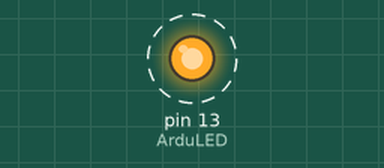
Bench run of a sketch on a simulated Arduino Nano, built with avr-gcc and run on an emulated ATmega328P. Parts: output pins drawn as LEDs (lit = HIGH). Dashed ring = blinking. What the sketch prints to the serial monitor is not drawn.

Above: at 14.2 s.
Timing chart, 0 to 17.0 s (numbered marks = the images above):
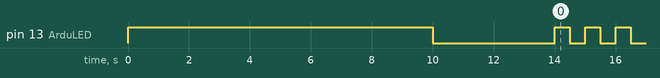

Measured:
- by itself, pin 13 (ArduLED): repeats every 1.0 s: HIGH 0.50 s, LOW 0.50 s

The sketch:

HC06_BT_config.ino
```cpp
/*
	http://giltesa.com/?p=11738
	09/08/2012
	(CC) BY-NC-SA: giltesa.com
Modified by Pablo García pabloeweb@gmail.com for Otto DIY robot
ConfigBluetooth HC-06 from Arduino.
Change name, password and baud using serial port, with no user interaction.
1.- Upload this code to Arduino nano (no bluetooth module connected)
2.- unplug USB
3.- Connect HC-06
4.- Power arduino from external power.
5.- Wait for the Arduino´s onboard led to start blinking
6.- Disconnect power. Everything is done.

After upload code you have 10 seconds to connect the module
BT ---- Arduino
TX ----> RX
RX <---- TX

Once the LED off configuration will start and at the end LED will blink
After this you can pair your module
*/
// Options:
	int ArduLED=13;				//Internal Arduino´s LED
	char ssid[10]		= "yojulab02";	// Name for Bluetooth.
	char baudios		 = '4';		   // 1=>1200 baudios, 2=>2400, 3=>4800, 4=>9600 (default), 5=>19200, 6=>38400, 7=>57600, 8=>115200
	char password[10]	= "1234";		// Password for pairing

void setup()
{
	Serial.begin(9600);		//9600bauds is the deafult baudrate for these modules.
					//if it´s not working try changing this baudrate to match your HC-06 initial setup

  Serial.println("Start Configuration Bluetooth!");
	// Waiting time (10 seconds) onboard LED is ON:
	pinMode(ArduLED,OUTPUT);
	digitalWrite(ArduLED,HIGH);
	delay(10000);
	digitalWrite(ArduLED,LOW);

  Serial.print("AT"); delay(1000); // Now configuration start
  Serial.print("AT+NAME"); Serial.print(ssid); delay(1000);   // Change Name of BT
  Serial.print("AT+BAUD"); Serial.print(baudios); delay(1000);    // Change Baud
  Serial.print("AT+PIN"); Serial.print(password); delay(1000);	    // Change Password

  Serial.println("End Configuration Bluetooth!");
}

void loop()
{
	// After programing bluetooth, onboard LED will Blink.
	digitalWrite(ArduLED, !digitalRead(ArduLED));
	delay(500);
}
```
